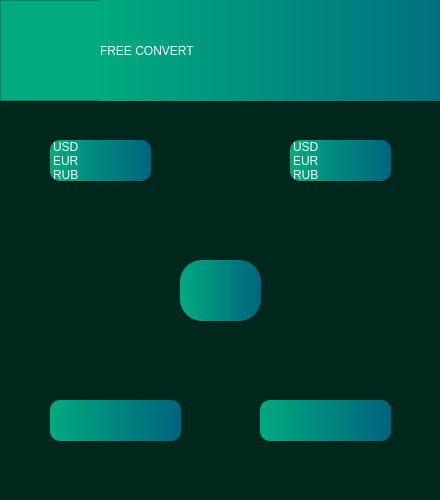
<?xml version="1.0" encoding="UTF-8"?>
<ui version="4.0">
 <class>MainWindow</class>
 <widget class="QMainWindow" name="MainWindow">
  <property name="geometry">
   <rect>
    <x>0</x>
    <y>0</y>
    <width>440</width>
    <height>500</height>
   </rect>
  </property>
  <property name="minimumSize">
   <size>
    <width>390</width>
    <height>310</height>
   </size>
  </property>
  <property name="maximumSize">
   <size>
    <width>500</width>
    <height>500</height>
   </size>
  </property>
  <property name="windowTitle">
   <string>Free convert</string>
  </property>
  <property name="windowIcon">
   <iconset>
    <normaloff>../../Дизигн/icons/Mercury_Icon_Set/Mercury_Static_icons/PNG/24pix/B_stat24_navigation_refresh.png</normaloff>
    <normalon>../../Дизигн/icons/Mercury_Icon_Set/Mercury_Static_icons/PNG/24pix/B_stat24_navigation_refresh.png</normalon>
    <disabledoff>../../Дизигн/icons/Mercury_Icon_Set/Mercury_Static_icons/PNG/24pix/B_stat24_navigation_refresh.png</disabledoff>
    <disabledon>../../Дизигн/icons/Mercury_Icon_Set/Mercury_Static_icons/PNG/24pix/B_stat24_navigation_refresh.png</disabledon>
    <activeoff>../../Дизигн/icons/Mercury_Icon_Set/Mercury_Static_icons/PNG/24pix/B_stat24_navigation_refresh.png</activeoff>
    <activeon>../../Дизигн/icons/Mercury_Icon_Set/Mercury_Static_icons/PNG/24pix/B_stat24_navigation_refresh.png</activeon>
    <selectedoff>../../Дизигн/icons/Mercury_Icon_Set/Mercury_Static_icons/PNG/24pix/B_stat24_navigation_refresh.png</selectedoff>
    <selectedon>../../Дизигн/icons/Mercury_Icon_Set/Mercury_Static_icons/PNG/24pix/B_stat24_navigation_refresh.png</selectedon>../../Дизигн/icons/Mercury_Icon_Set/Mercury_Static_icons/PNG/24pix/B_stat24_navigation_refresh.png</iconset>
  </property>
  <property name="styleSheet">
   <string notr="true">background-color: rgb(0, 39, 28);</string>
  </property>
  <property name="inputMethodHints">
   <set>Qt::ImhNone</set>
  </property>
  <widget class="QWidget" name="centralwidget">
   <widget class="QFrame" name="frame">
    <property name="geometry">
     <rect>
      <x>0</x>
      <y>0</y>
      <width>501</width>
      <height>101</height>
     </rect>
    </property>
    <property name="styleSheet">
     <string notr="true">background-color: rgb(0, 170, 127);</string>
    </property>
    <property name="frameShape">
     <enum>QFrame::StyledPanel</enum>
    </property>
    <property name="frameShadow">
     <enum>QFrame::Raised</enum>
    </property>
    <widget class="QLabel" name="label">
     <property name="geometry">
      <rect>
       <x>100</x>
       <y>0</y>
       <width>421</width>
       <height>101</height>
      </rect>
     </property>
     <property name="styleSheet">
      <string notr="true">color: rgb(255, 255, 255);
font: 87 28pt &quot;Segoe UI Black&quot;;
background-color: qlineargradient(spread:pad, x1:0, y1:0, x2:1, y2:0, stop:0 rgba(0, 170, 127), stop:1 rgba(0, 100, 127));</string>
     </property>
     <property name="text">
      <string>FREE CONVERT</string>
     </property>
    </widget>
    <widget class="QLabel" name="label_2">
     <property name="geometry">
      <rect>
       <x>50</x>
       <y>30</y>
       <width>51</width>
       <height>41</height>
      </rect>
     </property>
     <property name="text">
      <string/>
     </property>
     <property name="pixmap">
      <pixmap>../../Дизигн/icons/Mercury_Icon_Set/Mercury_Static_icons/PNG/48pix/W_stat48_navigation_refresh.png</pixmap>
     </property>
    </widget>
   </widget>
   <widget class="QLineEdit" name="amount_line_in">
    <property name="geometry">
     <rect>
      <x>50</x>
      <y>400</y>
      <width>131</width>
      <height>41</height>
     </rect>
    </property>
    <property name="cursor">
     <cursorShape>ArrowCursor</cursorShape>
    </property>
    <property name="styleSheet">
     <string notr="true">background-color: rgb(0, 130, 87);
color: rgb(255, 255, 255);
border: 2px;
border-radius: 10;
font: 25 20pt &quot;Segoe UI Black&quot;;

background-color: qlineargradient(spread:pad, x1:0, y1:0, x2:1, y2:0, stop:0 rgba(0, 170, 127), stop:1 rgba(0, 100, 127));</string>
    </property>
    <property name="text">
     <string/>
    </property>
    <property name="maxLength">
     <number>100</number>
    </property>
    <property name="alignment">
     <set>Qt::AlignCenter</set>
    </property>
   </widget>
   <widget class="QLineEdit" name="amount_line_out">
    <property name="geometry">
     <rect>
      <x>260</x>
      <y>400</y>
      <width>131</width>
      <height>41</height>
     </rect>
    </property>
    <property name="cursor">
     <cursorShape>ArrowCursor</cursorShape>
    </property>
    <property name="mouseTracking">
     <bool>true</bool>
    </property>
    <property name="styleSheet">
     <string notr="true">background-color: rgb(0, 130, 87);
color: rgb(255, 255, 255);
border: 2px;
border-radius: 10;
font: 25 20pt &quot;Segoe UI Black&quot;;

background-color: qlineargradient(spread:pad, x1:0, y1:0, x2:1, y2:0, stop:0 rgba(0, 170, 127), stop:1 rgba(0, 100, 127));</string>
    </property>
    <property name="text">
     <string/>
    </property>
    <property name="maxLength">
     <number>100</number>
    </property>
    <property name="alignment">
     <set>Qt::AlignCenter</set>
    </property>
    <property name="readOnly">
     <bool>true</bool>
    </property>
   </widget>
   <widget class="QPushButton" name="convert_btn">
    <property name="geometry">
     <rect>
      <x>180</x>
      <y>260</y>
      <width>81</width>
      <height>61</height>
     </rect>
    </property>
    <property name="styleSheet">
     <string notr="true">background-color: rgb(0, 170, 127);
border-radius: 22;

background-color: qlineargradient(spread:pad, x1:0, y1:0, x2:1, y2:0, stop:0 rgba(0, 170, 127), stop:1 rgba(0, 100, 127));</string>
    </property>
    <property name="text">
     <string/>
    </property>
    <property name="icon">
     <iconset>
      <normaloff>../../Дизигн/icons/Mercury_Icon_Set/Mercury_Static_icons/PNG/48pix/W_stat48_navigation_arrow_right.png</normaloff>
      <normalon>../../Дизигн/icons/Mercury_Icon_Set/Mercury_Static_icons/PNG/48pix/W_stat48_navigation_arrow_down.png</normalon>../../Дизигн/icons/Mercury_Icon_Set/Mercury_Static_icons/PNG/48pix/W_stat48_navigation_arrow_right.png</iconset>
    </property>
    <property name="iconSize">
     <size>
      <width>24</width>
      <height>24</height>
     </size>
    </property>
    <property name="checkable">
     <bool>false</bool>
    </property>
    <property name="autoDefault">
     <bool>false</bool>
    </property>
    <property name="default">
     <bool>false</bool>
    </property>
    <property name="flat">
     <bool>false</bool>
    </property>
   </widget>
   <widget class="QListWidget" name="cur_line_in">
    <property name="geometry">
     <rect>
      <x>50</x>
      <y>140</y>
      <width>101</width>
      <height>41</height>
     </rect>
    </property>
    <property name="sizePolicy">
     <sizepolicy hsizetype="Expanding" vsizetype="Expanding">
      <horstretch>0</horstretch>
      <verstretch>0</verstretch>
     </sizepolicy>
    </property>
    <property name="mouseTracking">
     <bool>false</bool>
    </property>
    <property name="focusPolicy">
     <enum>Qt::NoFocus</enum>
    </property>
    <property name="styleSheet">
     <string notr="true">background-color: rgb(0, 130, 87);
color: rgb(255, 255, 255);
border: 2px;
border-radius: 10;
font: 25 20pt &quot;Segoe UI Black&quot;;

background-color: qlineargradient(spread:pad, x1:0, y1:0, x2:1, y2:0, stop:0 rgba(0, 170, 127), stop:1 rgba(0, 100, 127));</string>
    </property>
    <property name="verticalScrollBarPolicy">
     <enum>Qt::ScrollBarAlwaysOff</enum>
    </property>
    <property name="horizontalScrollBarPolicy">
     <enum>Qt::ScrollBarAlwaysOff</enum>
    </property>
    <property name="sizeAdjustPolicy">
     <enum>QAbstractScrollArea::AdjustToContents</enum>
    </property>
    <property name="autoScroll">
     <bool>true</bool>
    </property>
    <property name="autoScrollMargin">
     <number>16</number>
    </property>
    <property name="tabKeyNavigation">
     <bool>false</bool>
    </property>
    <property name="showDropIndicator" stdset="0">
     <bool>true</bool>
    </property>
    <property name="selectionMode">
     <enum>QAbstractItemView::NoSelection</enum>
    </property>
    <property name="selectionBehavior">
     <enum>QAbstractItemView::SelectItems</enum>
    </property>
    <property name="textElideMode">
     <enum>Qt::ElideMiddle</enum>
    </property>
    <property name="flow">
     <enum>QListView::TopToBottom</enum>
    </property>
    <property name="resizeMode">
     <enum>QListView::Fixed</enum>
    </property>
    <property name="layoutMode">
     <enum>QListView::SinglePass</enum>
    </property>
    <property name="viewMode">
     <enum>QListView::ListMode</enum>
    </property>
    <property name="batchSize">
     <number>100</number>
    </property>
    <property name="wordWrap">
     <bool>false</bool>
    </property>
    <property name="selectionRectVisible">
     <bool>false</bool>
    </property>
    <property name="currentRow">
     <number>0</number>
    </property>
    <item>
     <property name="text">
      <string>USD</string>
     </property>
    </item>
    <item>
     <property name="text">
      <string>EUR</string>
     </property>
    </item>
    <item>
     <property name="text">
      <string>RUB</string>
     </property>
    </item>
    <item>
     <property name="text">
      <string>GBP</string>
     </property>
    </item>
    <item>
     <property name="text">
      <string>JPY</string>
     </property>
    </item>
    <item>
     <property name="text">
      <string>CHF</string>
     </property>
    </item>
   </widget>
   <widget class="QListWidget" name="cur_line_out">
    <property name="geometry">
     <rect>
      <x>290</x>
      <y>140</y>
      <width>101</width>
      <height>41</height>
     </rect>
    </property>
    <property name="mouseTracking">
     <bool>false</bool>
    </property>
    <property name="focusPolicy">
     <enum>Qt::NoFocus</enum>
    </property>
    <property name="styleSheet">
     <string notr="true">background-color: rgb(0, 130, 87);
color: rgb(255, 255, 255);
border: 2px;
border-radius: 10;
font: 25 20pt &quot;Segoe UI Black&quot;;

background-color: qlineargradient(spread:pad, x1:0, y1:0, x2:1, y2:0, stop:0 rgba(0, 170, 127), stop:1 rgba(0, 100, 127));</string>
    </property>
    <property name="verticalScrollBarPolicy">
     <enum>Qt::ScrollBarAlwaysOff</enum>
    </property>
    <property name="showDropIndicator" stdset="0">
     <bool>true</bool>
    </property>
    <property name="selectionMode">
     <enum>QAbstractItemView::NoSelection</enum>
    </property>
    <property name="selectionBehavior">
     <enum>QAbstractItemView::SelectItems</enum>
    </property>
    <property name="textElideMode">
     <enum>Qt::ElideMiddle</enum>
    </property>
    <property name="flow">
     <enum>QListView::TopToBottom</enum>
    </property>
    <property name="resizeMode">
     <enum>QListView::Fixed</enum>
    </property>
    <property name="layoutMode">
     <enum>QListView::SinglePass</enum>
    </property>
    <property name="viewMode">
     <enum>QListView::ListMode</enum>
    </property>
    <property name="batchSize">
     <number>100</number>
    </property>
    <property name="wordWrap">
     <bool>false</bool>
    </property>
    <property name="selectionRectVisible">
     <bool>false</bool>
    </property>
    <property name="currentRow">
     <number>-1</number>
    </property>
    <item>
     <property name="text">
      <string>USD</string>
     </property>
    </item>
    <item>
     <property name="text">
      <string>EUR</string>
     </property>
    </item>
    <item>
     <property name="text">
      <string>RUB</string>
     </property>
    </item>
    <item>
     <property name="text">
      <string>GBP</string>
     </property>
    </item>
    <item>
     <property name="text">
      <string>JPY</string>
     </property>
    </item>
    <item>
     <property name="text">
      <string>CHF</string>
     </property>
    </item>
   </widget>
  </widget>
 </widget>
 <resources/>
 <connections/>
</ui>
